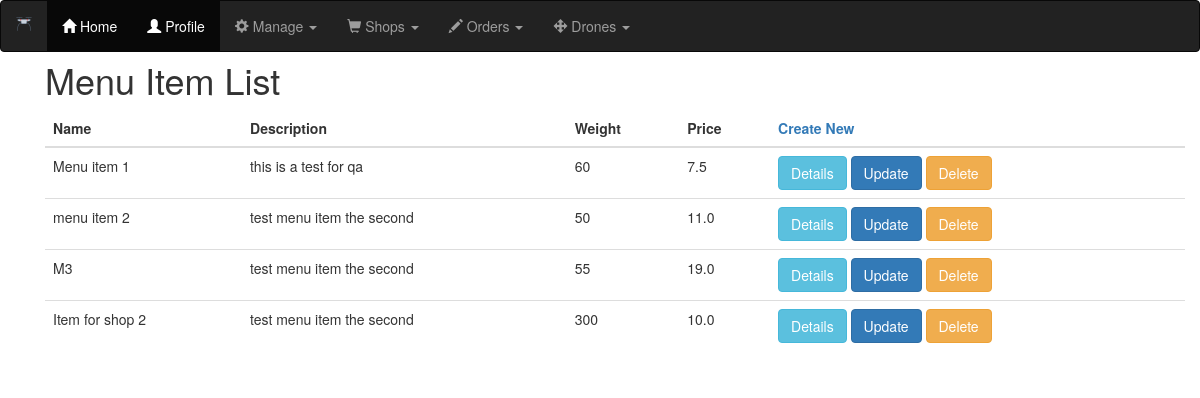
Screenshot of /shops/menu_item_list with the database file from the repository.
### shops/models.py (models this page shows, shortened)
class MenuItem(models.Model):
    name = models.CharField(max_length=50)
    description = models.CharField(max_length=50)
    weight = models.IntegerField()
    price = models.FloatField(default=0)

### shops/views.py (the view)
# urls.py: path('menu_item_list',MenuItemListView.as_view(),name='menu_item_list'),
class MenuItemListView(ListView):
    template_name = 'menus/menuitem_list.html'
    model = MenuItem

### shops/templates/menus/menuitem_list.html
<!DOCTYPE html>
{% extends "base.html" %}
{% block content %}
<div class="container">
<br><br>
  <h1>Menu Item List</h1>
<table class="table">
  <thead>
    <th>Name</th>
    <th>Description</th>
    <th>Weight</th>
    <th>Price</th>
    <th class='right_handed'> <a href="{% url 'shops:menu_item_create' %}">Create New</a></th>
  </thead>
  <tbody>
  {% for m_item in object_list %}
    <tr class="default">
      <td>{{ m_item.name }}</td>
      <td>{{ m_item.description }}</td>
      <td>{{m_item.weight}}</td>
      <td>{{m_item.price}}</td>
      <td>
        <a href="menuitem/{{m_item.id}}"><button type="button" class="btn btn-info">Details</button></a>
        <a href="{% url 'shops:menu_item_update' m_item.id %}"><button type="button" class="btn btn-primary">Update</button></a>
        <a href="{% url 'shops:menu_item_delete' m_item.id %}"><button type="button" class="btn btn-warning">Delete</button></a>
      </td>
    </tr>
  {% endfor %}
</tbody>
</table>
</div>
{% endblock %}

### static/css/styles.css (style rules this page uses)
td { padding: 1em; }

### rows the page displays
MenuItem: name "Menu item 1", description "this is a test for qa", weight "60", price "7.5"
MenuItem: name "menu item 2", description "test menu item the second", weight "50", price "11.0"
MenuItem: name "M3", description "test menu item the second", weight "55", price "19.0"
MenuItem: name "Item for shop 2", description "test menu item the second", weight "300", price "10.0"
